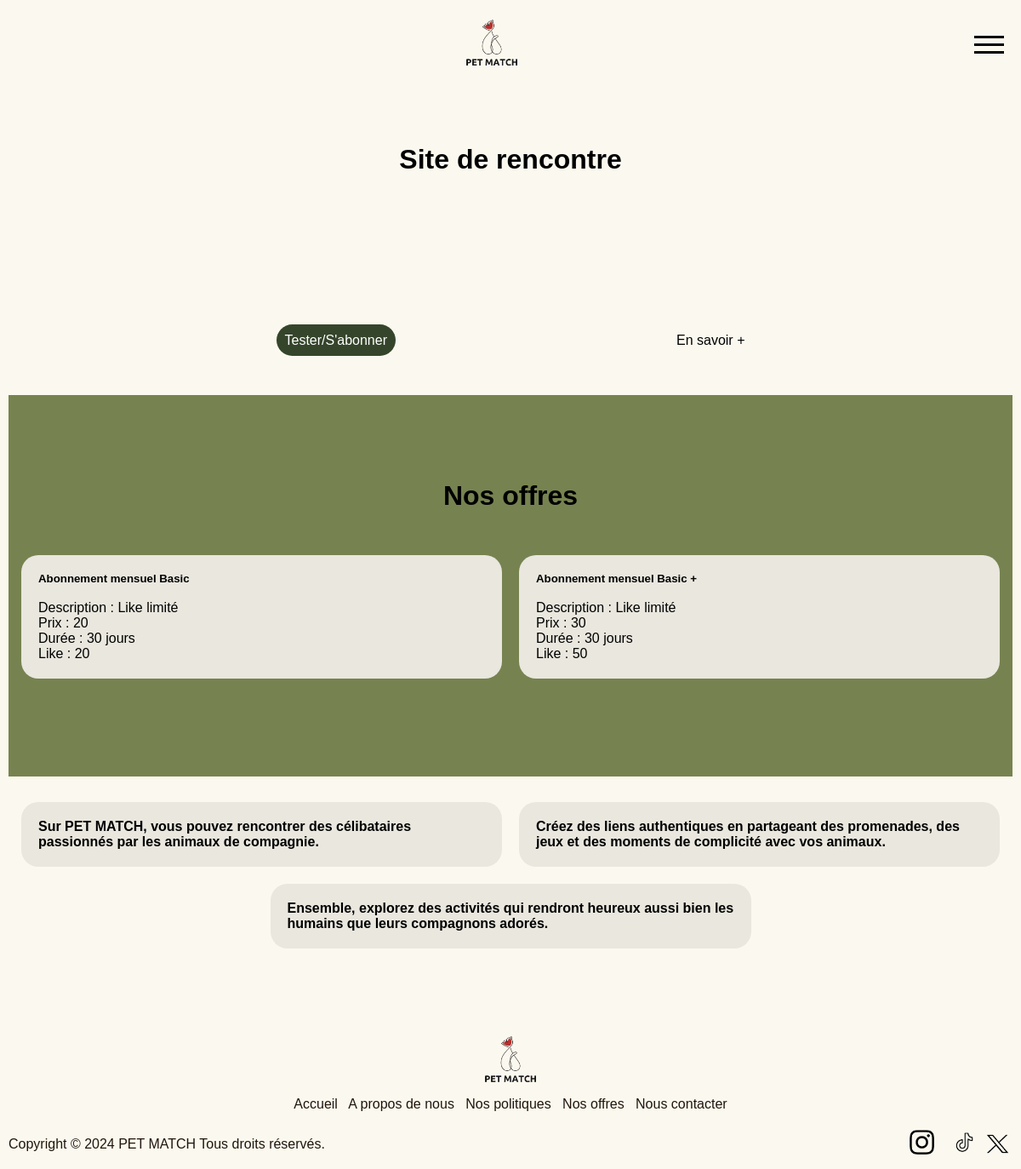
Screenshot of /visitor/index.php with the database file from the repository.
### tables this page shows
CREATE TABLE subscription (
    id INTEGER PRIMARY KEY AUTOINCREMENT,
    description TEXT NOT NULL,
    name TEXT NOT NULL UNIQUE,
    price FLOAT NOT NULL,
    duration INTEGER NOT NULL,
    limited_like INTEGER NOT NULL DEFAULT 1,
    number_like INTEGER
);

### visitor/index.php (the view, shortened to what this page needs)
<?php include '../template/header.php'; ?>
<?php
    $pdo = new PDO('sqlite:../DB/my_database.db');
    $pdo->setAttribute(PDO::ATTR_ERRMODE, PDO::ERRMODE_EXCEPTION);
    $sql = "SELECT * FROM subscription";
    $stmt = $pdo->query($sql);
    $subscriptions = $stmt->fetchAll(PDO::FETCH_ASSOC);
?>
<div class="container" id="banner" style="height: 40vh; padding: 40px;">
    <div class="center" style="z-index: 1;"><h1>Site de rencontre</h1></div>
    <br>
    <br>
    <div class="center" style="z-index: 1;"><a href="#" id="buy">Tester/S'abonner</a><a href="#cards">En savoir +</a></div>
</div>
<div class="container" id="cards" style="height: min-content; padding: 100px 0;">
    <div class="center"><h1>Nos offres</h1></div>
    <br><br>
    <div class="block">
        <?php
            if ($subscriptions) {
                foreach ($subscriptions as $subscription) {
                    echo "<div class='card'>
                            <h5>Abonnement mensuel ".htmlspecialchars($subscription['name'])."</h5>
                            <br>
                            <p>Description : ".htmlspecialchars($subscription['description'])."</p>
                            <p>Prix : ".htmlspecialchars($subscription['price'])."</p>
                            <p>Durée : ".htmlspecialchars($subscription['duration'])." jours</p>
                            <p>Like : ".$subscription['number_like']."</p>
                        </div>";
                }
            }
            else {
                echo "<div class='card'>
                    <p>aucun abonnement à proposer</p>
                    </div>";
            }
        ?>
    </div>
</div>
<div class="container">
    <div class="block">
            <div class="card">
                <h4>Sur PET MATCH, vous pouvez rencontrer des célibataires passionnés par les animaux de compagnie.
                </h4>
            </div>
            <div class="card">
                <h4>Créez des liens authentiques en partageant des promenades, des jeux et des moments de complicité avec vos animaux.
                </h4>
            </div>
            <div class="card">
                <h4>Ensemble, explorez des activités qui rendront heureux aussi bien les humains que leurs compagnons adorés.</h4>
            </div>
    </div>
    </div>
<?php include '../template/footer.php'; ?>

### css/style.css (style rules this page uses)
* { margin: 0; padding: 0; box-sizing: border-box; }
html { height: 100%; background-color: #FBF9EF; }
body { min-height: 100%; display: block; flex-direction: column; font-family: "Arial", Sans-serif; background-color: #FBF9EF; }
p { color : #000000; }
a { color : rgb(0, 0, 0); cursor: pointer; text-decoration: underline; }
.center { width: 100%; text-align: center; }
.container { margin-top: 15px; display: flex; width: 100%; flex-direction: column; justify-content: space-between; align-items: center; height: min-content; }
.container#banner a { color: black; text-decoration: none; margin: 0 15%; height: 20vh; }
.container h1 { color: black; }
.container a#buy { border-radius: 50px; background-color: #35452B ; color: white; padding: 10px; }
.container#cards { background-color: #768350; width: 100%; padding: 10px; }
.block { display: flex; align-items: inherit; flex-wrap: wrap; width: 100%; justify-content: center; padding:5px; }
.card { width: calc(100%/2 - 20px); padding: 20px; margin: 10px; background-color: #E9E7DE; border-radius: 20px; }

### rows the page displays
subscription: name "Basic", description "Like limité", price "20", duration "30", number_like "20"
subscription: name "Basic +", description "Like limité", price "30", duration "30", number_like "50"
